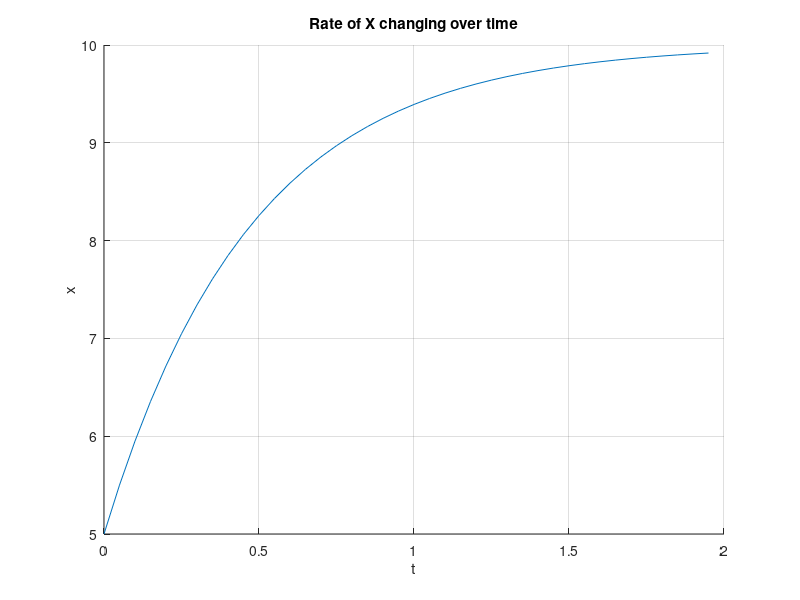

Recreate this plot in MATLAB.
%% Eular's Method Example

a = 20;
b = 2;
c = 5;

dt = 0.05;
tlast = 2;

iterations = round(tlast/dt);
xall = zeros(iterations, 1);

x = c;
for i = 1:iterations
    xall(i) = x;
    dxdt = a - b*x;
    x = x + dxdt*dt;
end

time = dt*(0:iterations-1)';

figure, grid on, hold on;
plot(time, xall);
title('Rate of X changing over time'), xlabel('t'), ylabel('x');
